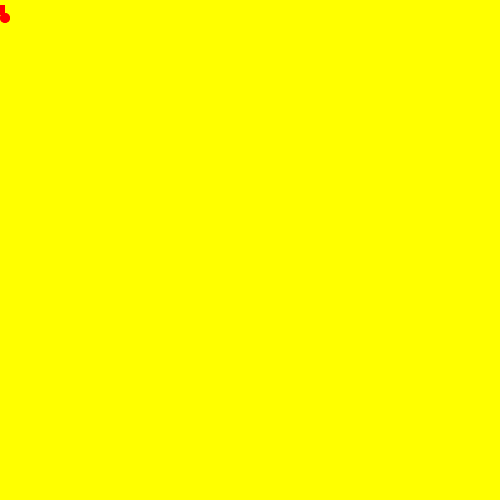
Frame 1 (no input)
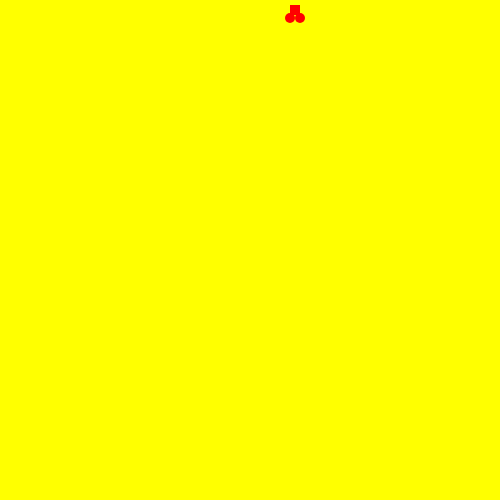
Frame 60 (no input)
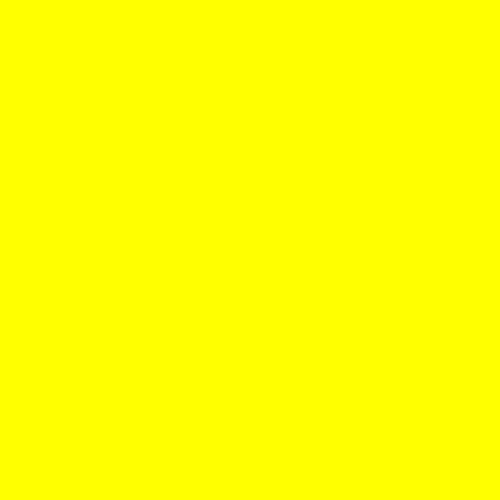
Frame 120 (the mouse pressed at the canvas centre since frame 60)

The p5.js sketch that drew these frames (run headless with seeded random() and noise() and a simulated clock; from frame 60 on, the mouse is pressed at the canvas centre):

// p5.js sketch
// ── sketch.js
var x = 0;

function setup() {
  // put setup code here
  createCanvas(500, 500) ;
  rectMode(CENTER) ;
  ellipseMode(CENTER)
}

function draw() {
  // put drawing code here
  background('YELLOW') ;
makeCovid();

push();
translate(x,0);
makeCovid();
x = x + 5;
if( x > width) {
  x = - 300 ;
}
pop();
}



function makeCovid(){

    noStroke();
  fill('red');
    rect(x,10,10,10) ;
    ellipse(x-5, 18, 10, 10) ;
      ellipse(x+5, 18, 10, 10) ;

}
